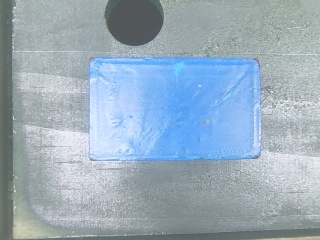
#> input picture User/Things/red&blue.jpg, 320 x 240 px, found by its file name
$ python Heq.py
#> lines starting #> are read from the running program, lines starting #| are printed output that depends on the picture
import cv2
import numpy as np

# 1. 读取图像并转换为HSV颜色空间
image = cv2.imread("E:/project/User/Things/red&blue.jpg")  # 替换为您的图像路径
#> image is the input picture: shape (240, 320, 3); mean B, G, R 187.7, 172.6, 153.7
hsv_image = cv2.cvtColor(image, cv2.COLOR_BGR2HSV)
#> hsv_image: shape (240, 320, 3); mean H, S, V 97.5, 41.4, 188.5

# 2. 分离HSV通道
h, s, v = cv2.split(hsv_image)
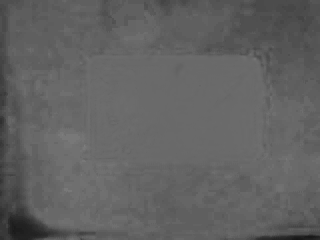
#> h: shape (240, 320); min 22, max 125, mean 97.5
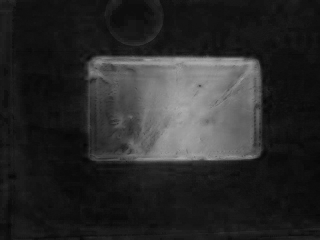
#> s: shape (240, 320); min 5, max 172, mean 41.4
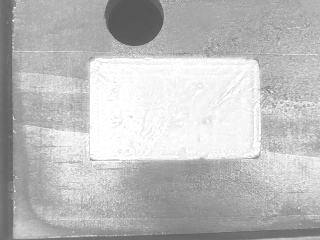
#> v: shape (240, 320); min 85, max 255, mean 188.5

# 3. 对V通道进行自适应阈值处理
v_adaptive_thresh = cv2.adaptiveThreshold(
    v, 255, cv2.ADAPTIVE_THRESH_GAUSSIAN_C, cv2.THRESH_BINARY, 11, 2
)
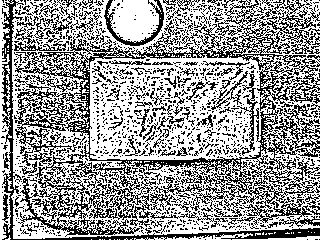
#> v_adaptive_thresh: shape (240, 320); 60.4% white; black in thin lines or dots

# 4. 将处理后的V通道与原始的H和S通道合并
hsv_image_thresh = cv2.merge([h, s, v_adaptive_thresh])
#> hsv_image_thresh: shape (240, 320, 3); mean H, S, V 97.5, 41.4, 153.9

# 5. 将结果从HSV转换回BGR颜色空间
result_image = cv2.cvtColor(hsv_image_thresh, cv2.COLOR_HSV2BGR)
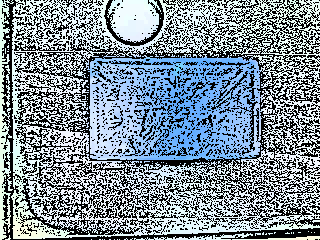
#> result_image: shape (240, 320, 3); mean B, G, R 153, 142.1, 127.5

# 6. 显示原始图像和自适应阈值处理后的图像
cv2.imshow("Original Image", image)
cv2.imshow("Adaptive Threshold in V Channel", result_image)
cv2.waitKey(0)
cv2.destroyAllWindows()

$ run again, with User/Things/all.jpg copied over User/Things/red&blue.jpg
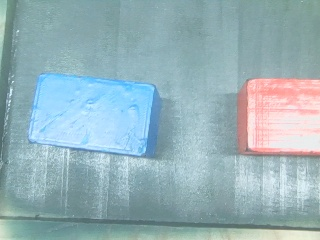
#> input picture User/Things/all.jpg, 320 x 240 px, found by its file name
#> image is the input picture: shape (240, 320, 3); mean B, G, R 184.7, 177.8, 150.5
#> hsv_image: shape (240, 320, 3); mean H, S, V 89.7, 56.5, 189.4
#> `v_adaptive_thresh = cv2.adaptiveThreshold( v, 255, cv2.ADAPTIVE_THRESH..`:
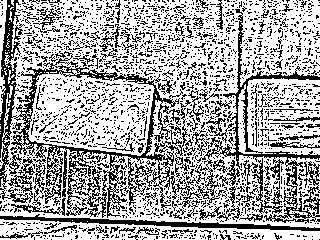
#> v_adaptive_thresh: shape (240, 320); 65.9% white; black in thin lines or dots
#> hsv_image_thresh: shape (240, 320, 3); mean H, S, V 89.7, 56.5, 168
#> `result_image = cv2.cvtColor(hsv_image_thresh, cv2.COLOR_HSV2BGR)`:
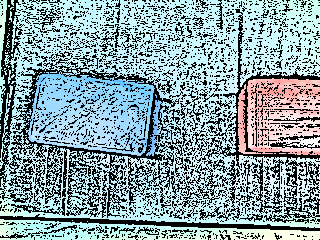
#> result_image: shape (240, 320, 3); mean B, G, R 164.1, 158.4, 133.6

$ run again, with User/Things/mixing.jpg copied over User/Things/red&blue.jpg
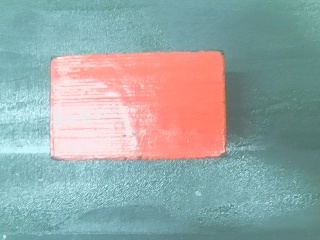
#> input picture User/Things/mixing.jpg, 320 x 240 px, found by its file name
#> image is the input picture: shape (240, 320, 3); mean B, G, R 165.8, 167, 152
#> hsv_image: shape (240, 320, 3); mean H, S, V 78.8, 75.1, 187.4
#> `v_adaptive_thresh = cv2.adaptiveThreshold( v, 255, cv2.ADAPTIVE_THRESH..`:
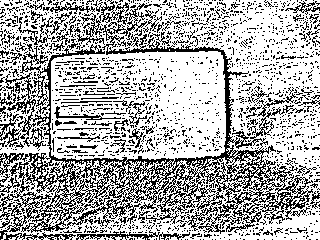
#> v_adaptive_thresh: shape (240, 320); 67.9% white; black in thin lines or dots
#> hsv_image_thresh: shape (240, 320, 3); mean H, S, V 78.8, 75.1, 173.2
#> `result_image = cv2.cvtColor(hsv_image_thresh, cv2.COLOR_HSV2BGR)`:
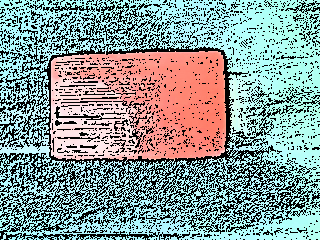
#> result_image: shape (240, 320, 3); mean B, G, R 153.6, 155.4, 138.7
